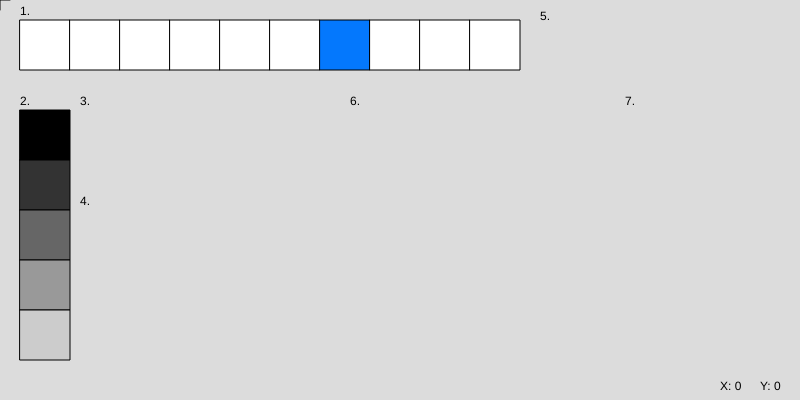
Frame 1 (no input)
Frame 60 (no input): identical to frame 1, image omitted
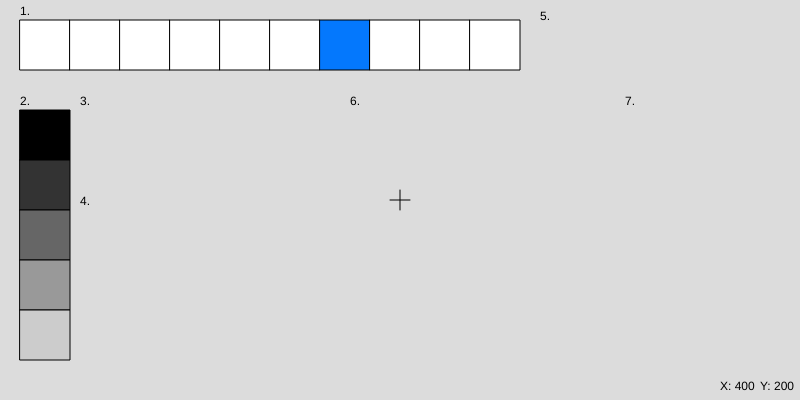
Frame 120 (the mouse pressed at the canvas centre since frame 60)

The p5.js sketch that drew these frames (run headless with seeded random() and noise() and a simulated clock; from frame 60 on, the mouse is pressed at the canvas centre):

// p5.js sketch
// ── sketch.js
function setup() {
  createCanvas(800, 400);


}

function draw() {
  background(220);
  // ========================================== //
  // 1: 10 blokjes op een rij //
  // ========================================== //
  push();
  text("1.", 20, 15);

  for (let i = 0; i < 10; i++) {
    if (i === 6) {
      fill("#0478fd")
    } else {
      fill(255)
    }
    rect(20 + i * 50, 20, 50, 50);
  }
  pop();


  // ========================================== //
  // 2: 5 blokjes onder elkaar //
  // ========================================== //
  push();
  text("2.", 20, 105);

  for (let i = 0; i < 5; i++) {
    fill(i * 51)
    rect(20, 110 + i * 50, 50, 50);
  }
  pop();



  text("3.", 80, 105);
  text("4.", 80, 205);
  text("5.", 540, 20);
  text("6.", 350, 105);
  text("7.", 625, 105);


  // ========================================== //
  // Ajustes de cordenadas y Cursor //
  // ========================================== //
  push();
  // line(x1, y1, x2, y2);
  noCursor();
  line(mouseX - 10, mouseY, mouseX + 10, mouseY);
  line(mouseX, mouseY + 10, mouseX, mouseY - 10);
  text(`X: ${int(mouseX)}`, 720, 390);
  text(`Y: ${int(mouseY)}`, 760, 390);
  pop();
}
// ── style.css
* {
    box-sizing: border-box;
}

html,
body {
    width: 100%;
    min-height: 100%;
    margin: 0;
}

body {
    min-height: 100vh;
    display: grid;
    place-items: center;
    background: #52414159;
}

canvas {
    display: block;
    height: auto;
    border: 1px solid #16161659;
}
